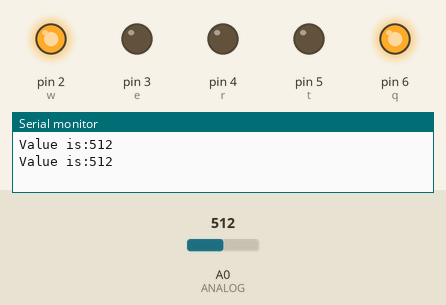
Bench run of a sketch on a simulated Arduino Uno, built with avr-gcc and run on an emulated ATmega328P. Parts: output pins drawn as LEDs (lit = HIGH), the last lines printed to the serial monitor. Inputs (shaded band) come from the test bench; at power-on: A0 (ANALOG) = 512.

Above: at 5.8 s.
5.9 s: A0 (ANALOG) set to 610
At 10.4 s:
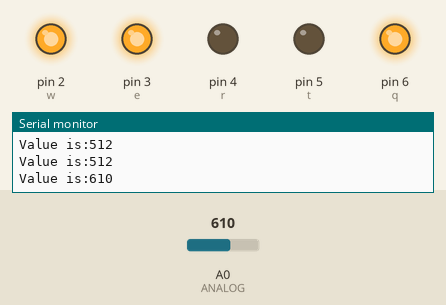
11.9 s: A0 (ANALOG) set to 810
At 15.4 s:
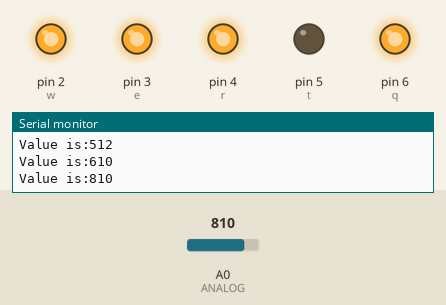
17.9 s: A0 (ANALOG) set to 1010
At 20.5 s:
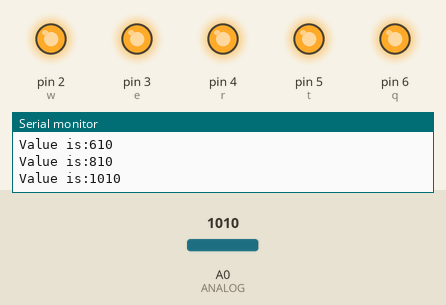
23.9 s: A0 (ANALOG) set to 390
At 25.5 s:
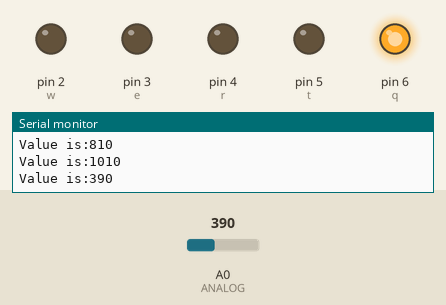
29.9 s: A0 (ANALOG) set to 190
At 30.5 s:
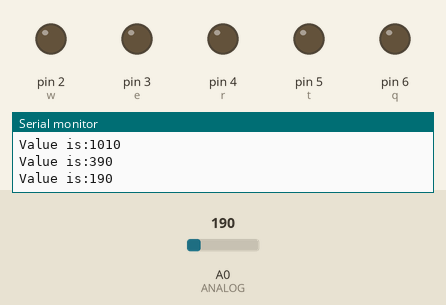
35.9 s: A0 (ANALOG) set to 210
At 40.5 s:
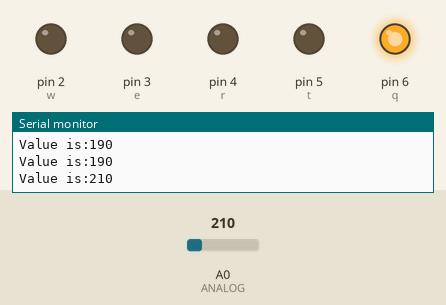
Timing chart, 0 to 42.0 s (numbered marks = the images above; inputs shaded):
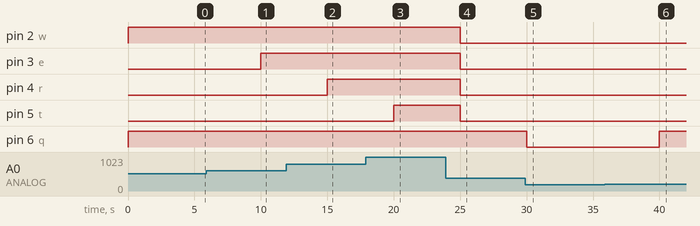

The sketch:

PHOTORESISTOR_LEVEL.ino
```cpp
/* Not finished yet
 * Not solved
 */

int q = 6;
int w = 2;
int e = 3;
int r = 4;
int t = 5;

int ANALOG=0;

void setup() {
  // put your setup code here, to run once:

  Serial.begin(9600);


pinMode(q,OUTPUT);
pinMode(w,OUTPUT);
pinMode(e,OUTPUT);
pinMode(r,OUTPUT);
pinMode(t,OUTPUT);
}

void loop() {
  // put your main code here, to run repeatedly:
  int val;
  val = analogRead(ANALOG);
  if(val>=200) digitalWrite(q,HIGH);
  if(val>=400) digitalWrite(w,HIGH);
  if(val>=600) digitalWrite(e,HIGH);
  if(val>=800) digitalWrite(r,HIGH);
  if(val>=1000) digitalWrite(t,HIGH);
  if(val<=200) digitalWrite(q,LOW);
  if(val<=400) digitalWrite(w,LOW);
  if(val<=600) digitalWrite(e,LOW);
  if(val<=800) digitalWrite(r,LOW);
  if(val<=1000) digitalWrite(t,LOW);


  //Lector
  Serial.print ("Value is:");
  Serial.println (val);
  delay(5000);

}
```

Measured:
- after the input at 5.9 s, pin 3 (e): LOW → HIGH after 4.1 s
- after the input at 11.9 s, pin 4 (r): LOW → HIGH after 3.1 s
- after the input at 17.9 s, pin 5 (t): LOW → HIGH after 2.1 s
- after the input at 23.9 s, pin 2 (w), pin 3 (e), pin 4 (r), pin 5 (t): HIGH → LOW after 1.1 s
- after the input at 29.9 s, pin 6 (q): HIGH → LOW after 0.10 s
- after the input at 35.9 s, pin 6 (q): LOW → HIGH after 4.1 s
